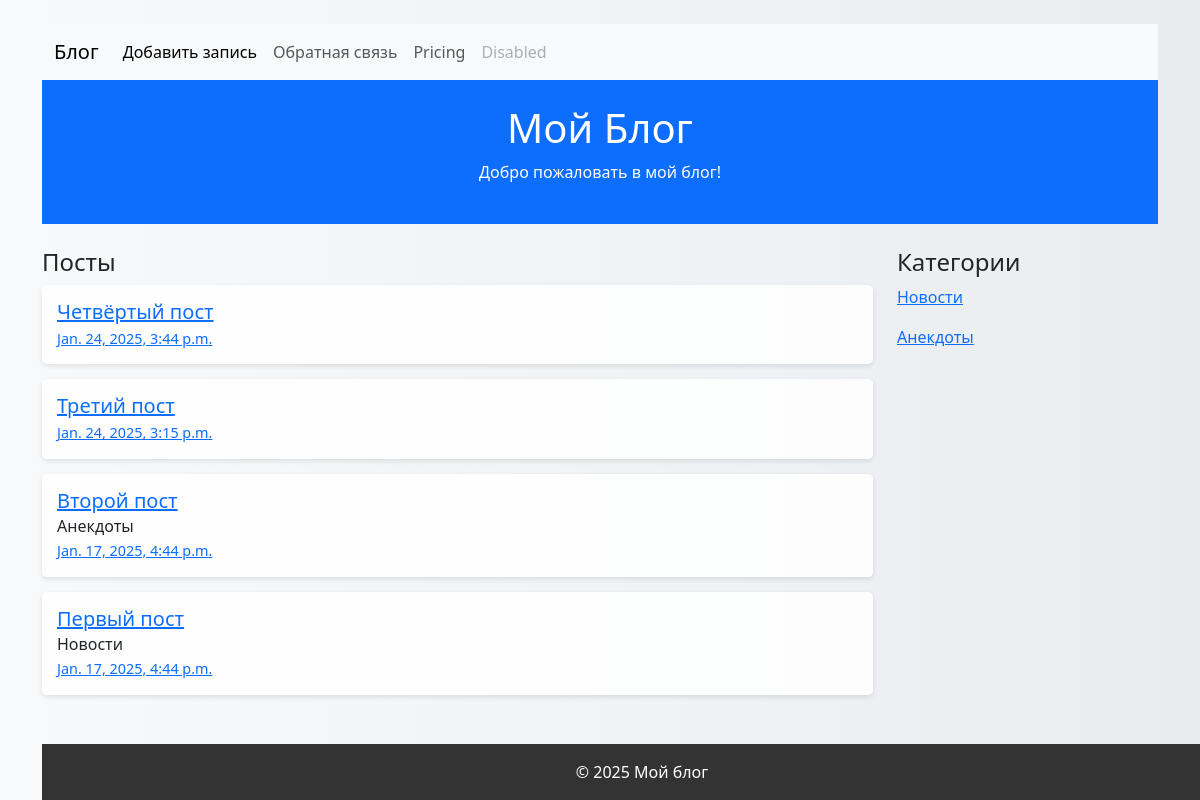
Before: / with the older database file.
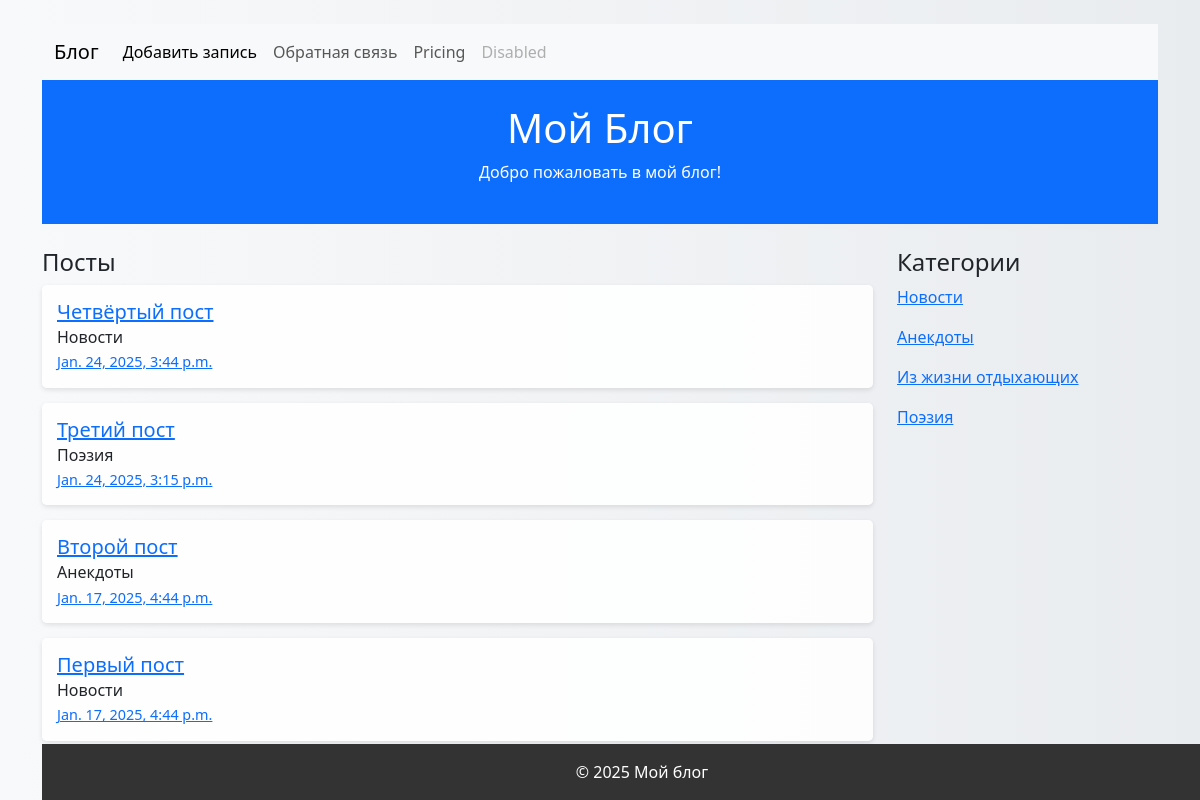
After: the same page with the newer database file.
### core/models.py (models this page shows, shortened)
class Post(models.Model):
     title = models.CharField(max_length=255, verbose_name='Заголовок')
     text = models.TextField(max_length=255, verbose_name='Текст')
     created_date = models.DateTimeField(auto_now_add=True, verbose_name='Дата создания')
     category = models.ForeignKey(PostCategory, blank=True, null=True, on_delete=models.SET_NULL, verbose_name='Категория')
     class Meta:
        verbose_name = 'Пост'
        verbose_name_plural = 'Посты'
        ordering = ['-created_date']

class PostCategory(models.Model):
    title = models.CharField(max_length=255, verbose_name='Название')
    class Meta:
        verbose_name = 'Категория'
        verbose_name_plural = 'Категории'
    def __str__(self):
        return self.title

### core/views.py (the view)
# urls.py: path('', views.main, name='main'),
def main (request):
    posts = Post.objects.all()
    category = request.GET.get('category')
    if category:
        posts = posts.filter(category__id=category)
    categories = PostCategory.objects.all()
    return render(request, 'index.html', {'posts': posts, 'categories': categories})

### templates/index.html
{% extends 'base.html' %}
{% block content %}
<div class="row mt-4">
        <div class="col-md-9">
            <h4>Посты</h4>
            {% for post in posts %}
            <div class="list-group">
                <div class="post-item">
                    <h5 class="mb-1"><a href="{% url 'post_detail' post.id %}">{{post.title}}</a></h5>
                    <h6 class="mb-1">
                        {% if post.category %}
                         {{post.category}}
                        {% endif %}
                    </h6>
                    <div class="post-date"><a href="{% url 'post_detail' post.id %}">{{post.created_date}}</a></div>
                </div>
            </div>
            {% endfor %}
        </div>
        <div class="col-md-3">
            <h4>Категории</h4>
            {% for category in categories %}
            <p><a href="?category={{ category.id }}">{{ category.title}}</a></p>
            {% endfor %}
        </div>
</div>
{% endblock %}

### templates/base.html (shortened to what this page needs)
<!DOCTYPE html>
<html lang="ru">
<head>
    <link href="https://cdn.jsdelivr.net/npm/bootstrap@5.3.0-alpha1/dist/css/bootstrap.min.css" rel="stylesheet">
</head>
<body>
<div class="container">
<nav class="navbar navbar-expand-lg bg-body-tertiary mt-4">
          <div class="container-fluid">
              <a class="navbar-brand" href="/">Блог</a>
              <div class="collapse navbar-collapse" id="navbarNav">
                  <ul class="navbar-nav">
                      <li class="nav-item">
                          <a class="nav-link active" aria-current="page" href="{% url 'post_add'%}">Добавить запись</a>
                      </li>
                      <li class="nav-item">
                          <a class="nav-link" href="{% url 'feedback' %}">Обратная связь</a>
                      </li>
                      <li class="nav-item">
                          <a class="nav-link" href="#">Pricing</a>
                      </li>
                      <li class="nav-item">
                          <a class="nav-link disabled" aria-disabled="true">Disabled</a>
                      </li>
                  </ul>
              </div>
          </div>
      </nav>
<header class="bg-primary text-white text-center py-4">
    <h1>Мой Блог</h1>
    <p>Добро пожаловать в мой блог!</p>
</header>
{% block content %}
    {% endblock %}
<footer>
        &copy; 2025 Мой блог
</footer>
</div>
</body>
</html>

### templates/base.html (style rules this page uses)
body { background: linear-gradient(to right, #f8f9fa, #e9ecef); }
.post-item { background: rgba(255, 255, 255, 0.9); border-radius: 5px; padding: 15px; margin-bottom: 15px; box-shadow: 0 2px 5px rgba(0, 0, 0, 0.1); }
.post-date { font-size: 0.9em; color: #6c757d; }
footer { background-color: #333; color: white; text-align: center; padding: 1em; position: fixed; bottom: 0; width: 100%; }

Changed rows visible on the page:
changed Post "Четвёртый пост": category (not shown) → "Новости"
changed Post "Третий пост": category (not shown) → "Поэзия"
added PostCategory: title "Из жизни отдыхающих"
added PostCategory: title "Поэзия"
